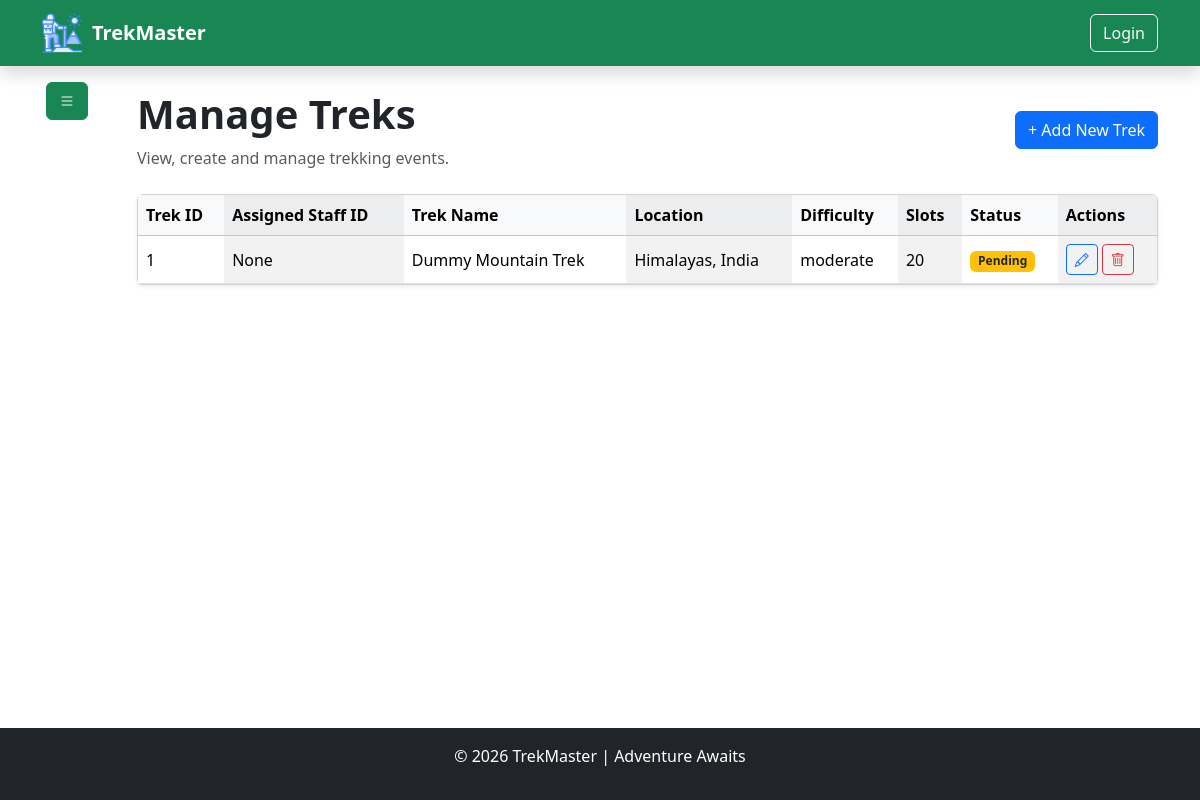
Page /admin/manage_treks (signed in) on the earlier database version.
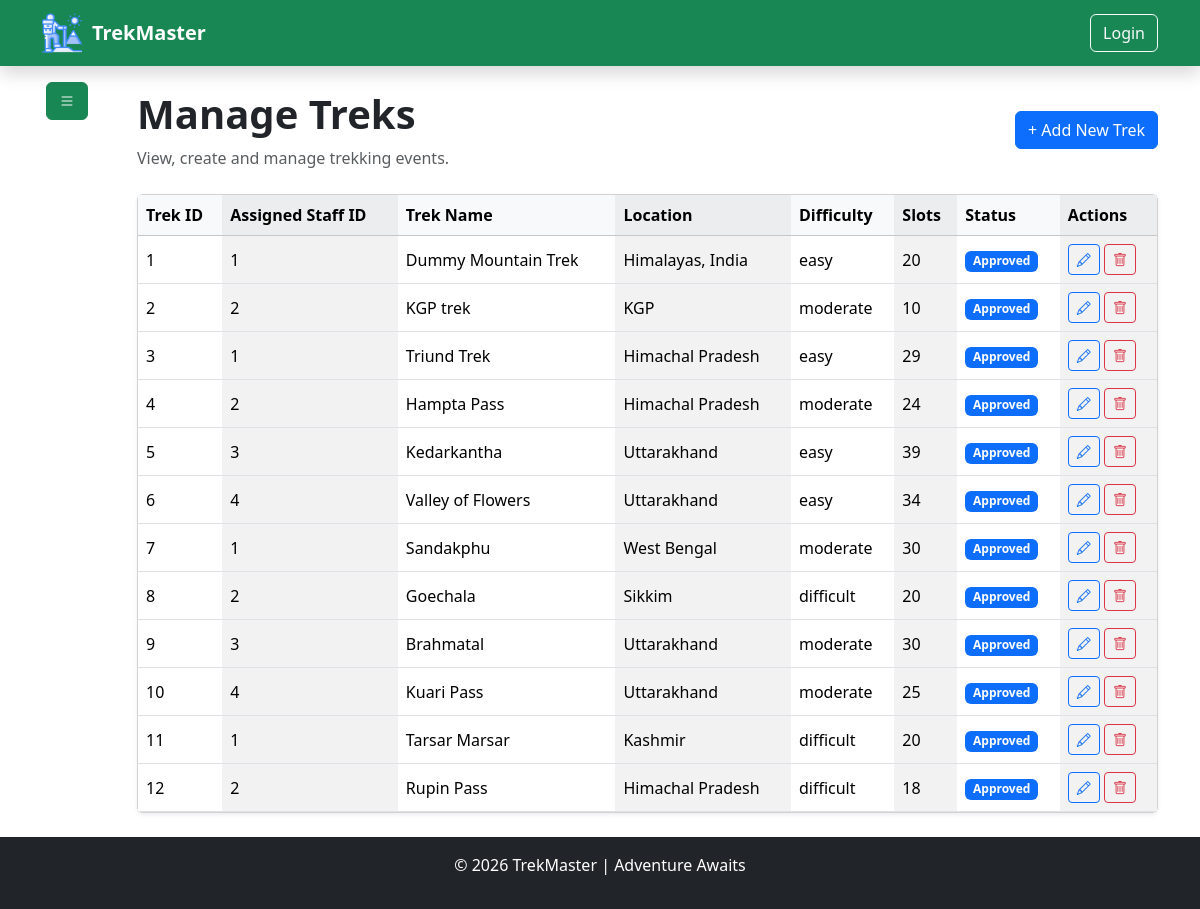
Same page on the later database version.
### model/model.py (models this page shows, shortened)
class BaseModel(TimeStampMixin, db.Model):
    __abstract__ = True  ## means this class is not a table in the database, but it can be inherited by other models to have common fields [new concept of abstract base class in SQLAlchemy]
    id = db.Column(db.Integer, primary_key=True)

class TrekModel(BaseModel):
    __tablename__ = "treks"
    name = db.Column(db.String(100), nullable=False)
    location = db.Column(db.String(100), nullable=False)
    difficulty = db.Column(db.Enum(TrekDifficulty), nullable=False)
    duration = db.Column(db.Integer, nullable=False)  # in days
    total_slots = db.Column(db.Integer, nullable=False, default=10)
    available_slots = db.Column(db.Integer, nullable=False, default=10)
    price = db.Column(db.Numeric(10, 2), nullable=False)
    description = db.Column(db.String(600), nullable=True)
    image_url = db.Column(db.String(200), nullable=True)
    starting_at = db.Column(db.DateTime, nullable=False, default=datetime.utcnow)
    ending_at = db.Column(db.DateTime, nullable=False)
    status = db.Column(db.Enum(TrekStatus), default=TrekStatus.PENDING, nullable=False)
    assigned_staff_id = db.Column(db.Integer, db.ForeignKey("staffs.id"), nullable=True)
    bookings = db.relationship(
        "BookingModel", backref=db.backref("trek", lazy=True), lazy=True, cascade="all, delete-orphan"
    )  # one to many relationship with BookingModel
    reviews = db.relationship(
        "TrekReviewModel", backref=db.backref("trek", lazy=True), lazy=True, cascade="all, delete-orphan"
    )  # one to many relationship with ReviewModel
    __table_args__ = (
        db.CheckConstraint(
            "available_slots <= total_slots", name="check_available_slots"
        ),
        db.CheckConstraint("starting_at < ending_at", name="ending before start constraint"),
        db.CheckConstraint("price >= 0", name="zero_price_constraint"),
    )

### utils/authentication.py (the view)
    def wrapper(*args , **kwargs):
        if "user_id" not in session:
            flash("Please log in to access this page.", "danger")
            return redirect("/auth/login")
        user = UserModel.query.filter_by(id=session["user_id"]).first()
        if not user:
            flash("User not found.", "danger")
            return redirect("/auth/login")
        return func(
            *args,
            **kwargs
        )

### controller/admin_controller.py (called while the page is built)
def get_approved_staff_users():
    approved_staff_profiles = StaffModel.query.filter_by(
        Profile_status=StaffStatus.APPROVED
    ).all()
    return [staff.user for staff in approved_staff_profiles if staff.user]

def manage_treks():
    treks = TrekModel.query.all()
    approved_staffs = get_approved_staff_users()
    return render_template(
        "admin/manage_treks.html", treks=treks, staffs=approved_staffs
    )

### routes/admin_routes.py (called while the page is built)
@admin_bp.route("/manage_treks", methods=["GET"])
@is_logged_in
@role_required(UserRole.ADMIN)
def manage_treks():
    return admin_ctrl.manage_treks()

### utils/authentication.py (called while the page is built)
def is_logged_in(func):
    def wrapper(*args , **kwargs):
        if "user_id" not in session:
            flash("Please log in to access this page.", "danger")
            return redirect("/auth/login")
        user = UserModel.query.filter_by(id=session["user_id"]).first()
        if not user:
            flash("User not found.", "danger")
            return redirect("/auth/login")
        return func(
            *args,
            **kwargs
        )
    wrapper.__name__ = func.__name__
    wrapper.__doc__ = func.__doc__
    wrapper.__module__ = func.__module__
    return wrapper

### templates/admin/manage_treks.html (shortened to what this page needs)
{% extends "base.html" %}
{% block content %}
<div class="container">
    <div class="row flex justify-content-between">
        <div class="col-1 p-0">
            {% include "admin/sidebar.html" %}
        </div>
        <div class="col-11">
            <div class="py-4">
                <div class="d-flex justify-content-between align-items-center mb-4">
                    <div>
                        <h1 class="fw-bold">Manage Treks</h1>
                        <p class="text-muted mb-0">
                            View, create and manage trekking events.
                        </p>
                    </div>
                    <button
                        type="button"
                        class="btn btn-primary"
                        data-bs-toggle="modal"
                        data-bs-target="#createTrekModal">
                        + Add New Trek
                    </button>
                </div>
                <div class="card shadow-sm">
                    <div class="table-responsive">
                        <table class="table table-hover align-middle mb-0 table-striped-columns">
                            <thead class="table-light">
                                <tr>
                                    <th>Trek ID</th>
                                    <th>Assigned Staff ID</th>
                                    <th>Trek Name</th>
                                    <th>Location</th>
                                    <th>Difficulty</th>
                                    <th>Slots</th>
                                    <th>Status</th>
                                    <th>Actions</th>
                                </tr>
                            </thead>
                            <tbody>
                                {% for trek in treks %}
                                <tr>
                                    <td>{{ trek.id }}</td>
                                    <td>{{ trek.assigned_staff_id }}</td>
                                    <td>{{ trek.name }}</td>
                                    <td>{{ trek.location }}</td>
                                    <td>{{ trek.difficulty.value }}</td>
                                    <td>{{ trek.available_slots }}</td>
                                    <td>
                                        {% if trek.status.value == "pending" %}
                                        <span class="badge bg-warning text-dark">Pending</span>
                                        {% elif trek.status.value == "approved" %}
                                        <span class="badge bg-primary">Approved</span>
                                        {% elif trek.status.value == "open" %}
                                        <span class="badge bg-success">Open</span>
                                        {% elif trek.status.value == "closed" %}
                                        <span class="badge bg-danger">Closed</span>
                                        {% elif trek.status.value == "completed" %}
                                        <span class="badge bg-secondary">Completed</span>
                                        {% else %}
                                        <span class="badge bg-light text-dark">{{ trek.status.value|capitalize }}</span>
                                        {% endif %}
                                    </td>
                                    <td>
                                        <a href="/admin/edittrek/{{ trek.id }}"
                                           class="btn btn-outline-primary btn-sm">
                                            <i class="bi bi-pencil"></i>
                                        </a>
                                        <form
                                            action="/admin/manage_treks/delete/{{ trek.id }}"
                                            method="POST"
                                            class="d-inline"
                                            onsubmit="return confirm('Do you want to delete this trek?');">
                                            <button type="submit" class="btn btn-outline-danger btn-sm">
                                                <i class="bi bi-trash"></i>
                                            </button>
                                        </form>
                                    </td>
                                </tr>
                                {% endfor %}
                            </tbody>
                        </table>
                    </div>
                </div>
            </div>
        </div>
    </div>
</div>
{% endblock %}

### templates/Base.html (shortened to what this page needs)
<!doctype html>
<html lang="en">
  <head>
    <link
      href="https://cdn.jsdelivr.net/npm/bootstrap@5.3.8/dist/css/bootstrap.min.css"
      rel="stylesheet"
    />
     <link href="https://cdn.jsdelivr.net/npm/bootstrap-icons@1.13.1/font/bootstrap-icons.min.css" rel="stylesheet">
  </head>
<body class="d-flex flex-column min-vh-100">
    {% include 'inclues/navbar.html' %}
     <div class="flex-grow-1">
        {% block content %} {% endblock %}
     </div>
    {% include 'inclues/footer.html' %}
</body>
</html>

### templates/inclues/navbar.html (shortened to what this page needs)
<nav class="navbar navbar-expand-lg navbar-dark bg-success shadow">
    <div class="container">
        <a class="navbar-brand fw-bold d-flex align-items-center" href="/">
            <img src="../../static/hiking.png" alt="" style="width: 40px; height: 40px; margin-right: 10px;">
            <span>TrekMaster</span>
        </a>
        <div class="collapse navbar-collapse" id="navbarNav">
            <ul class="navbar-nav ms-auto">
                <li class="nav-item">
                    <a class="btn btn-outline-light" href="/auth/login">Login</a>
                </li>
            </ul>
        </div>
    </div>
</nav>

### templates/admin/sidebar.html (shortened to what this page needs)
<button
  class="btn btn-success m-3"
  type="button"
  data-bs-toggle="offcanvas"
  data-bs-target="#adminSidebar"
  aria-controls="adminSidebar">
  <i class="bi bi-list"></i>
</button>

### templates/inclues/footer.html
<footer class="bg-dark text-white text-center py-3">
    <div class="container">
        <p class="">
            © 2026 TrekMaster | Adventure Awaits
        </p>
    </div>
</footer>

Differences in the rows shown:
changed TrekModel "Dummy Mountain Trek": assigned_staff_id "None" → "1"; difficulty.value "moderate" → "easy"; status "Pending" → "Approved"
added TrekModel: id "2", assigned_staff_id "2", name "KGP trek", location "KGP", difficulty.value "moderate", available_slots "10", status "Approved"
added TrekModel: id "3", assigned_staff_id "1", name "Triund Trek", location "Himachal Pradesh", difficulty.value "easy", available_slots "29", status "Approved"
added TrekModel: id "4", assigned_staff_id "2", name "Hampta Pass", location "Himachal Pradesh", difficulty.value "moderate", available_slots "24", status "Approved"
added TrekModel: id "5", assigned_staff_id "3", name "Kedarkantha", location "Uttarakhand", difficulty.value "easy", available_slots "39", status "Approved"
added TrekModel: id "6", assigned_staff_id "4", name "Valley of Flowers", location "Uttarakhand", difficulty.value "easy", available_slots "34", status "Approved"
added TrekModel: id "7", assigned_staff_id "1", name "Sandakphu", location "West Bengal", difficulty.value "moderate", available_slots "30", status "Approved"
added TrekModel: id "8", assigned_staff_id "2", name "Goechala", location "Sikkim", difficulty.value "difficult", available_slots "20", status "Approved"
added TrekModel: id "9", assigned_staff_id "3", name "Brahmatal", location "Uttarakhand", difficulty.value "moderate", available_slots "30", status "Approved"
added TrekModel: id "10", assigned_staff_id "4", name "Kuari Pass", location "Uttarakhand", difficulty.value "moderate", available_slots "25", status "Approved"
added TrekModel: id "11", assigned_staff_id "1", name "Tarsar Marsar", location "Kashmir", difficulty.value "difficult", available_slots "20", status "Approved"
added TrekModel: id "12", assigned_staff_id "2", name "Rupin Pass", location "Himachal Pradesh", difficulty.value "difficult", available_slots "18", status "Approved"
